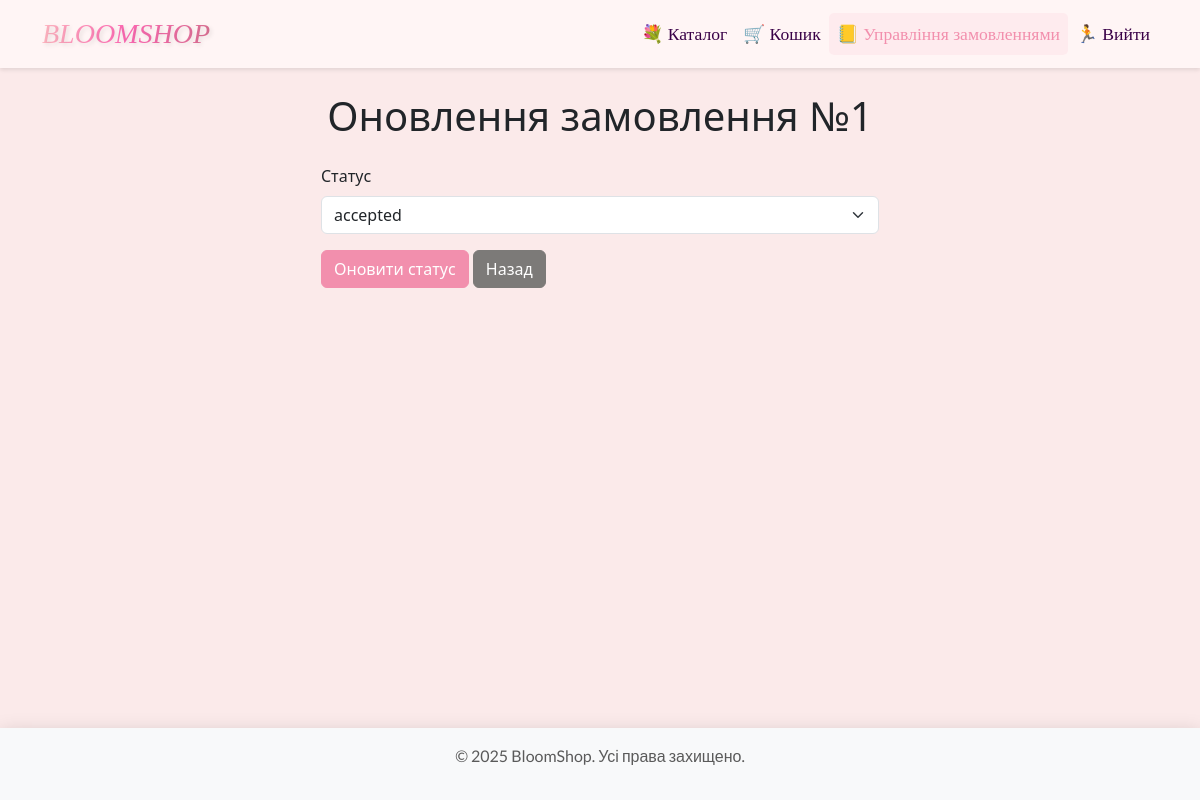
Before: /admin/order/1/update (signed in) with the older database file.
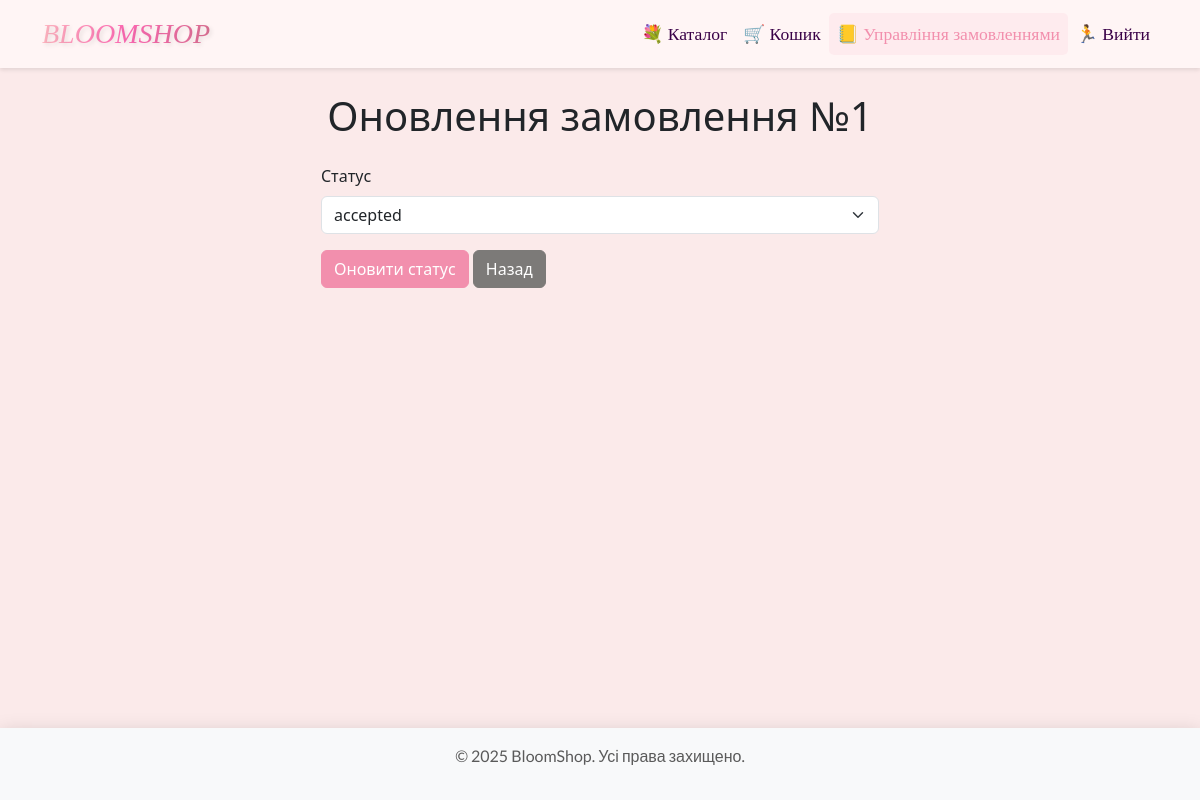
After: the same page with the newer database file.
### app.py (models this page shows, shortened)
class Order(db.Model):
    id = db.Column(db.Integer, primary_key=True)
    user_id = db.Column(db.Integer, db.ForeignKey('user.id'), nullable=True)
    status = db.Column(db.String(50), default='cart')
    total_price = db.Column(db.Float, default=0.0)
    delivery_method = db.Column(db.String(50), nullable=True)
    payment_method = db.Column(db.String(50), nullable=True)
    address = db.Column(db.Text, nullable=True)
    email = db.Column(db.String(120), nullable=True)
    created_at = db.Column(db.DateTime, default=datetime.now(UTC))
    user = db.relationship('User', backref='orders')
    items = db.relationship('OrderItem', backref='order', lazy=True)

### app.py (the view, shortened to what this page needs)
@app.route('/admin/order/<int:order_id>/update', methods=['GET', 'POST'])
@admin_required
def admin_order_update(order_id):
    order = Order.query.get_or_404(order_id)
    statuses = ['accepted', 'processing', 'shipped', 'delivered', 'cancelled']
    return render_template('admin_order_update.html', order=order, statuses=statuses)

### app.py (called while the page is built)
def admin_required(f):
    @wraps(f)
    def decorated_function(*args, **kwargs):
        if 'user_id' not in session:
            return redirect(url_for('login', next=request.url))
        user = User.query.get(session['user_id'])
        if not user or not user.is_admin:
            return render_template('error.html', error='Доступ дозволено лише адміністраторам.')
        return f(*args, **kwargs)
    return decorated_function

@app.before_request
def load_user():
    g.user = None
    if 'user_id' in session:
        g.user = User.query.get(session['user_id'])

### templates/admin_order_update.html (shortened to what this page needs)
{% extends 'base.html' %}
{% block content %}
<section class="container my-4">
    <h1 class="text-center mb-4">Оновлення замовлення №{{ order.id }}</h1>
    <form method="POST" action="{{ url_for('admin_order_update', order_id=order.id) }}" class="col-md-6 mx-auto">
        <div class="mb-3">
            <label for="status" class="form-label">Статус</label>
            <select class="form-select" id="status" name="status" required>
                {% for status in statuses %}
                    <option value="{{ status }}" {% if status == order.status %}selected{% endif %}>
                        {{ status }}
                    </option>
                {% endfor %}
            </select>
        </div>
        <button type="submit" class="btn btn-primary">Оновити статус</button>
        <a href="{{ url_for('admin_orders') }}" class="btn btn-secondary">Назад</a>
    </form>
</section>
{% endblock %}

Changed rows visible on the page:
changed Order id 1: status (not shown) → "accepted"
Other visible differences:
form field status: "accepted" → (not shown)
